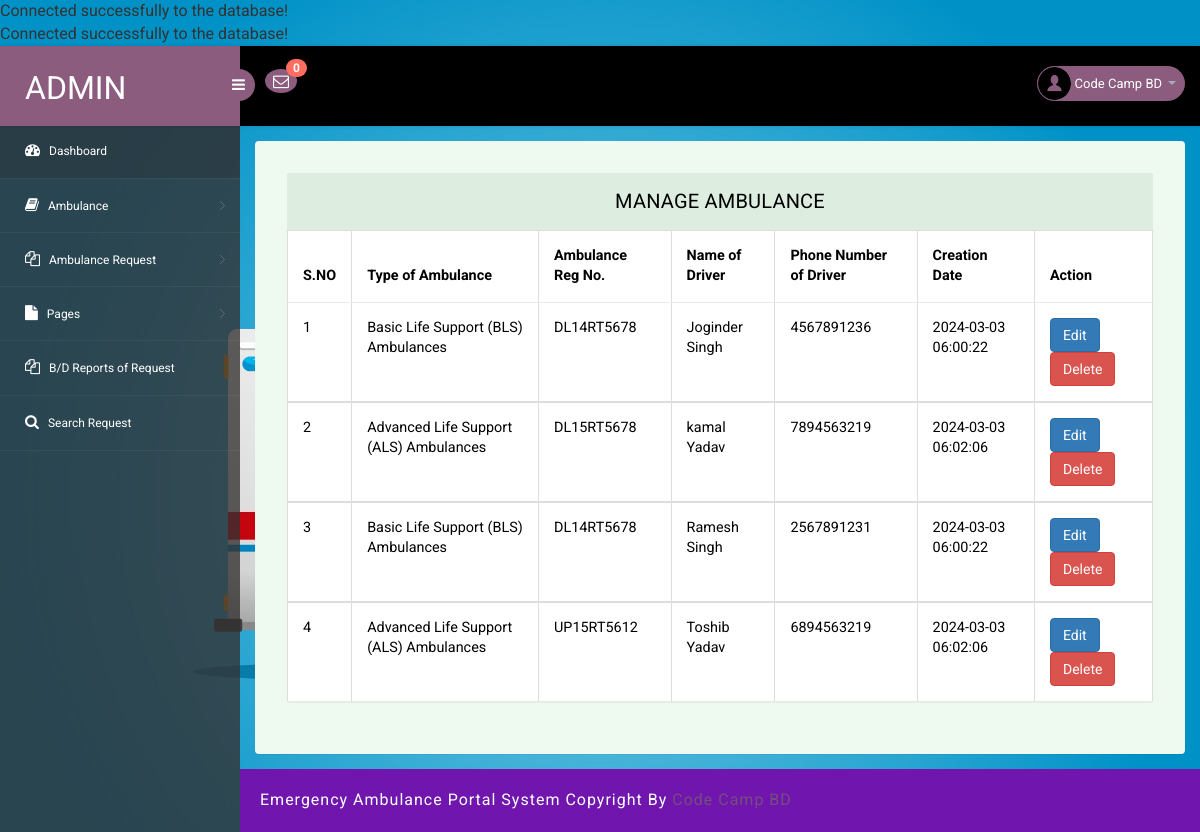
The app's page /manage-ambulance.php (signed in) with its own data.
### tables this page shows
CREATE TABLE `tblambulance` (
  `ID` int(11) NOT NULL,
  `AmbulanceType` varchar(250) DEFAULT NULL,
  `AmbRegNum` varchar(250) DEFAULT NULL,
  `DriverName` varchar(250) DEFAULT NULL,
  `DriverContactNumber` bigint(20) DEFAULT NULL,
  `CreationDate` timestamp NULL DEFAULT current_timestamp(),
  `Status` varchar(250) DEFAULT NULL,
  `UpdationDate` timestamp NULL DEFAULT NULL ON UPDATE current_timestamp()
);

### manage-ambulance.php (the view, shortened to what this page needs)
<?php
include('includes/dbconnection.php');
if (strlen($_SESSION['eahpaid']==0)) {
  header('location:logout.php');
  } else{
?>
<!DOCTYPE html>
<head>
<link rel="stylesheet" href="css/bootstrap.min.css" >
<link href="css/style.css" rel='stylesheet' type='text/css' />
<link href="css/style-responsive.css" rel="stylesheet"/>
<link rel="stylesheet" href="css/font.css" type="text/css"/>
<link href="css/font-awesome.css" rel="stylesheet">
</head>
<body>
<section id="container">
<?php include_once('includes/header.php');?>
<?php include_once('includes/sidebar.php');?>
<section id="main-content">
	<section class="wrapper">
		<div class="table-agile-info">
 <div class="panel panel-default">
    <div class="panel-heading">
     Manage Ambulance
    </div>
    <div>
      <table class="table table-bordered">
        <thead>
          <tr>
            <th data-breakpoints="xs">S.NO</th>
            <th>Type of Ambulance</th>
            <th>Ambulance Reg No.</th>
             <th>Name of Driver</th>
              <th>Phone Number of Driver</th>
            <th>Creation Date</th>
            <th data-breakpoints="xs">Action</th>
          </tr>
        </thead>
        <?php
$ret=mysqli_query($con,"select * from  tblambulance");
$cnt=1;
while ($row=mysqli_fetch_array($ret)) {
?>
        <tbody>
          <tr data-expanded="true">
                  <td><?php echo $cnt;?></td>
                  <?php   $atype=$row['AmbulanceType'];
                 if($atype=="1"){ ?>
                  <td>Basic Life Support (BLS) Ambulances</td>
                <?php } elseif($atype=="2"){ ?>
                  <td>Advanced Life Support (ALS) Ambulances</td>
                <?php } elseif($atype=="3"){ ?>
                   <td>Non-Emergency Patient Transport Ambulances</td>
                   <?php } elseif($atype=="4"){ ?>
                     <td>Boat Ambulance</td>
                     <?php } ?>
                  <td><?php  echo $row['AmbRegNum'];?></td>
                  <td><?php  echo $row['DriverName'];?></td>
                  <td><?php  echo $row['DriverContactNumber'];?></td>
                  <td><?php  echo $row['CreationDate'];?></td>
                  <td><a href="edit-ambulance.php?editid=<?php echo $row['ID'];?>" class="btn btn-primary">Edit</a>
                    <a href="manage-ambulance.php?del=<?php echo $row['ID'];?>" class="btn btn-danger">Delete</a>
                </tr>
                <?php
$cnt=$cnt+1;
}?>
 </tbody>
            </table>
    </div>
  </div>
</div>
</section>
		 <?php include_once('includes/footer.php');?>
</section>
</section>
</body>
</html>
<?php }  ?>

### includes/header.php (shortened to what this page needs)
<?php
include('includes/dbconnection.php');
?>
<header class="header fixed-top clearfix">
<div class="brand">
    <a href="dashboard.php" class="logo">
        Admin
    </a>
    <div class="sidebar-toggle-box">
        <div class="fa fa-bars"></div>
    </div>
</div>
<div class="nav notify-row" id="top_menu">
    <ul class="nav top-menu">
<?php
$ret1=mysqli_query($con,"select * from tblambulancehiring
 where   (tblambulancehiring.Status is null || tblambulancehiring.Status='')");
$num=mysqli_num_rows($ret1);
?>
        <li id="header_inbox_bar" class="dropdown">
            <a data-toggle="dropdown" class="dropdown-toggle" href="#">
                <i class="fa fa-envelope-o"></i>
                <span class="badge bg-important"><?php echo $num;?></span>
            </a>
        </li>
    </ul>
</div>
<div class="top-nav clearfix">
    <ul class="nav pull-right top-menu">
        <li class="dropdown">
            <a data-toggle="dropdown" class="dropdown-toggle" href="#">
                <?php
$adid=$_SESSION['eahpaid'];
$ret=mysqli_query($con,"select AdminName from tbladmin where ID='$adid'");
$row=mysqli_fetch_array($ret);
$name=$row['AdminName'];
?>
                <img alt="" src="images/2.png">
                <span class="username"><?php echo $name; ?></span>
                <b class="caret"></b>
            </a>
        </li>
    </ul>
</div>
</header>

### css/style.css (style rules this page uses)
ul, ol { margin: 0; }
html, body { font-family: 'Roboto', sans-serif; font-size: 100%; overflow-x: hidden; background: url(../images/bg.jpg) no-repeat 0px 0px; background-size:cover; }
body a { transition: 0.5s all ease; -webkit-transition: 0.5s all ease; -moz-transition: 0.5s all ease; -o-transition: 0.5s all ease; -ms-transition: 0.5s all ease; text-decoration:none; }
ul,label { margin:0; padding:0; }
#main-content { margin-left:240px; -webkit-transition:all .3s ease-in-out; -moz-transition:all .3s ease-in-out; -o-transition:all .3s ease-in-out; transition:all .3s ease-in-out; }
.header { left:0; right:0; z-index:1002; background:#000; -webkit-transition:all .3s ease-in-out; -moz-transition:all .3s ease-in-out; -o-transition:all .3s ease-in-out; transition:all .3s ease-in-out; }
.fixed-top { position:fixed; box-shadow:1px 0 3px rgba(0,0,0,.15); }
.wrapper { display:inline-block; margin-top:80px; padding:15px; width:100%; }
.brand { background:#8b5c7e; float:left; width:240px; height:80px; position:relative; }
a.logo { font-size:32px; color:#fff; float:left; margin:20px 0 0 25px; text-transform:uppercase; }
#top_menu .nav>li,ul.top-menu>li { float:left; }
.notify-row { float:left; margin-top:23px; margin-left:25px; }
ul.top-menu { margin-right:15px; margin-top: 0; }
ul.top-menu > li > a { color: #fff; font-size: 16px; background: #8b5c7e; padding: 4px 8px; margin-right: 15px; border-radius: 50%; -webkit-border-radius: 50%; padding-right: 8px !important; }
.notify-row .badge { position:absolute; right:-10px; top:-10px; z-index:100; }
.top-nav { margin-top:20px; }
.top-nav img { border-radius:50%; -webkit-border-radius:50%; width:33px; }
.top-nav .username { font-size:13px; color:#fff; }
.top-nav ul.top-menu>li>a { border-radius: 100px; -webkit-border-radius: 100px; padding: 0px; background: none; margin-right: 0; border: 1px solid #8b5c7e; background: #8b5c7e; }
.top-nav ul.top-menu>li { margin-left:10px; }
.top-nav .nav .caret { border-bottom-color:#A4AABA; border-top-color:#A4AABA; }
.sidebar-toggle-box { float:left; margin-top:23px; margin-left:-15px; background:#8b5c7e; border-radius:50%; -webkit-border-radius:50%; width:32px; height:32px; position:absolute; right:-15px; }
.sidebar-toggle-box .fa-bars { cursor:pointer; display:inline-block; font-size:15px; padding:8px 8px 8px 9px; color:#fff; }
.panel-heading { position: relative; height: 57px; line-height: 57px; letter-spacing: 0.2px; color: #000; font-size: 18px; font-weight: 400; padding: 0 16px; background:#ddede0; border-top-right-radius: 2px; border-top-left-radius: 2px; text-transform: uppercase; text-align: center; }
.panel { border: none ! important; }
.table>thead>tr>th { border-bottom: 1px solid #e1ab91 ! important; }
.table>tbody>tr>td, .table>tbody>tr>th, .table>tfoot>tr>td, .table>tfoot>tr>th, .table>thead>tr>td, .table>thead>tr>th { border-bottom: 1px solid #e9e9e9 ! important; }
.table > thead > tr > th, .table > tbody > tr > th, .table > tfoot > tr > th, .table > thead > tr > td, .table > tbody > tr > td, .table > tfoot > tr > td { border-top: none !important; }
.table td, .table>tbody>tr>td, .table>tbody>tr>th, .table>tfoot>tr>td, .table>tfoot>tr>th, .table>thead>tr>td, .table>thead>tr>th { padding: 15px!important; }
.table > thead > tr > th, .table > tbody > tr > th, .table > tfoot > tr > th, .table > thead > tr > td, .table > tbody > tr > td, .table > tfoot > tr > td { font-size: 0.9em; color: #000; border-top: none !important; }
.table-agile-info { background: #eef9f0; padding: 2em; border-radius: 4px; -webkit-box-shadow: 0 1px 1px rgba(0,0,0,.05); box-shadow: 0 1px 1px rgba(0,0,0,.05); }
.panel-default>.panel-heading { color: #000000 ! important; background-color: #ddede0 ! important; border-color: #ddede0 ! important; font-size: 20px; }
.badge.bg-important { background: #ff6c60; }

### records on screen
tblambulance: AmbulanceType "Basic Life Support (BLS) Ambulances", AmbRegNum "DL14RT5678", DriverName "Joginder Singh", DriverContactNumber "4567891236", CreationDate "2024-03-03 06:00:22"
tblambulance: AmbulanceType "Advanced Life Support (ALS) Ambulances", AmbRegNum "DL15RT5678", DriverName "kamal Yadav", DriverContactNumber "7894563219", CreationDate "2024-03-03 06:02:06"
tblambulance: AmbulanceType "Basic Life Support (BLS) Ambulances", AmbRegNum "DL14RT5678", DriverName "Ramesh Singh", DriverContactNumber "2567891231", CreationDate "2024-03-03 06:00:22"
tblambulance: AmbulanceType "Advanced Life Support (ALS) Ambulances", AmbRegNum "UP15RT5612", DriverName "Toshib Yadav", DriverContactNumber "6894563219", CreationDate "2024-03-03 06:02:06"

### other values on screen
$num "0"
$name "Code Camp BD"
